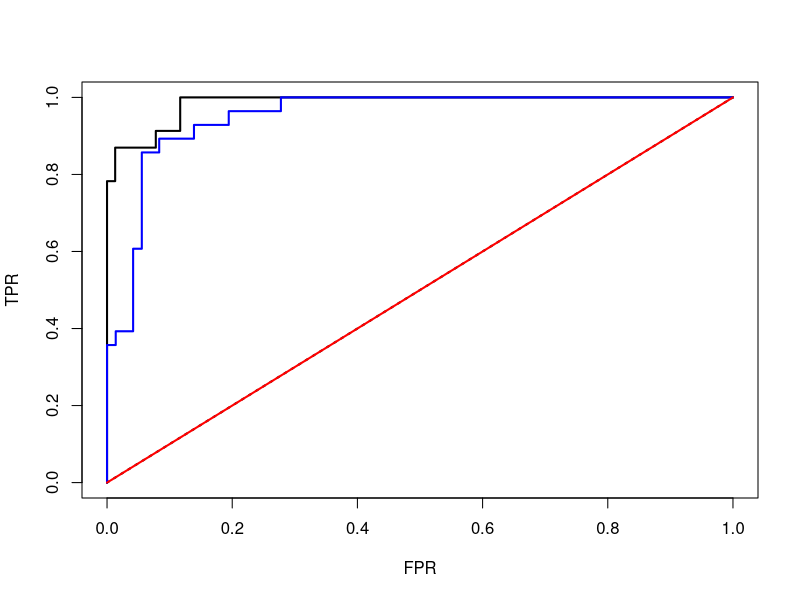

The R source for this figure:

# Gradient descent from the previous lecture code
GD = function( gradient, f, eta=.01, x0, epsilon=10^-6, max_iter=10^4){

	t = 2
	trace = matrix( NA, ncol=length(x0), nrow=max_iter)
	trace[1:2,] =	rbind( x0, x0 + 2*epsilon)
	neg_l = f(trace[t,])
	# Begin the gradient descent algorithm
	while( sum((trace[t,] - trace[t-1,])^2)^.5 >= epsilon & t < max_iter ){
		
		# Update the parameters
		trace[t+1,] = trace[t,] - eta * gradient(trace[t,])
	  #print(trace[t+1,])		
		t = t +1
		
		# If negative log-likelihood increases, then reduce learning rate
		neg_l_new = f(trace[t,]) 
		#cat(neg_l_new, "  ", neg_l, "\n")
		if(neg_l_new >= neg_l) eta = eta * .9 
		neg_l = neg_l_new
	}
	cat("final learning rate = ", eta, "\n")
	
	if(t == max_iter){
		print("Warning: max iterations exceeded")
		trace[max_iter,] = NA
	}
		
	return(trace[1:t,])
}



# Generate synthetic training data from a logistic regression model
n = 100
p = 2
beta = runif( n=p, min=1, max=5) * (-1)^(runif(p) < .5)
X = cbind( 1, matrix( rnorm(n*(p-1)), ncol=p-1))
py = 1 / ( 1 + exp(-X %*% beta))
y = c(runif(n) < py)

# Train the model
df = function(b){
	sigmoid = 1 / (1 + exp(-c(X %*% b)))
	return( colSums((sigmoid - y) * X) )
}

neg_l = function(b){
	sigmoid = 1 / (1 + exp(-c(X %*% b)) +10^-6) # 10^-6 for numerical stability
	return( -sum(y * log(sigmoid) + (1 - y) * log(1 - sigmoid)) )
}

b0 = runif(p) * 2*sqrt(6/p) + (-sqrt(6/p))
beta_MLE = c(tail( GD( gradient=df, f=neg_l, x0=b0), 1))

# Compute the predicted values on the training data
py_hat = 1 / (1 + exp(-c(X %*% beta_MLE)))
y_hat = (py_hat > .5) # Using a threshold of .5

# False positive rate
FPR = sum(y_hat[y == 0] == 1) / sum(y == 0); FPR

# True postive rate (i.e., sensitivity)
TPR = sum(y_hat[y == 1] == 1) / sum(y == 1); TPR

# True negative rate (i.e., specificity)
TNR = sum(y_hat[y == 0] == 0) / sum(y == 0); TNR

# How do these values change for different thresholds?
grid = seq( 0, 1, by=.001)
FPR = rep( NA, length(grid))
TPR = rep( NA, length(grid))
for(k in 1:length(grid)){
	y_hat = (py_hat > grid[k])
	FPR[k] = sum(y_hat[y == 0] == 1) / sum(y == 0)
	TPR[k] = sum(y_hat[y == 1] == 1) / sum(y == 1)
}

# Plot the ROC curve
plot( FPR, TPR, lwd=2, type="l")
lines( grid, grid, lty="dotted", lwd=2)

# This ROC curve shows how well the logistic regression is able to classify the
# training data.  How well does it generalize to data it was not trained on?
# Generate synthetic testing data from the logistic regression model
X_test = cbind( 1, matrix( rnorm(n*(p-1)), ncol=p-1))
py = 1 / ( 1 + exp(-X_test %*% beta))
y_test = c(runif(n) < py)

py_test_hat = 1 / (1 + exp(-c(X_test %*% beta_MLE)))

FPR_test = rep( NA, length(grid))
TPR_test = rep( NA, length(grid))
for(k in 1:length(grid)){
	y_test_hat = (py_test_hat > grid[k])
	FPR_test[k] = sum(y_test_hat[y_test == 0] == 1) / sum(y_test == 0)
	TPR_test[k] = sum(y_test_hat[y_test == 1] == 1) / sum(y_test == 1)
}

# Add this ROC curve to compare with the ROC on the training data
lines( FPR_test, TPR_test, lwd=2, type="l", col="blue")


# Let's verify that random guessing corresponds to the 45 degree line
FPR_coin = rep( NA, length(grid))
TPR_coin = rep( NA, length(grid))
for(k in 1:length(grid)){
	y_coin = (rep( .5, n) > grid[k])
	FPR_coin[k] = sum(y_coin[y_test == 0] == 1) / sum(y_test == 0)
	TPR_coin[k] = sum(y_coin[y_test == 1] == 1) / sum(y_test == 1)
}
lines( FPR_coin, TPR_coin, lwd=2, type="l", col="red")









